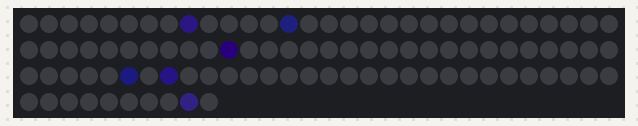
Recording of a sketch running on a simulated Arduino Uno, built with avr-gcc and run on an emulated ATmega328P. Parts: 100 RGB LEDs in strip order, left to right, continuing on the next row. Dim RGB values are drawn brighter than linear; random numbers use the default seed unless the sketch sets one; EEPROM starts erased; what the sketch prints to the serial monitor is not drawn.

Above: at 0.69 s.
At 5.42 s:
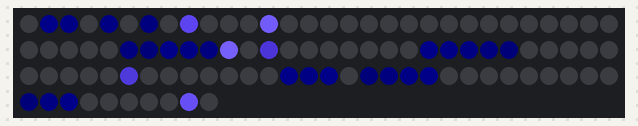
At 10.13 s:
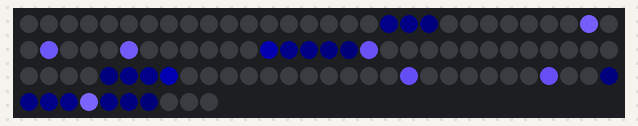
At 19.32 s:
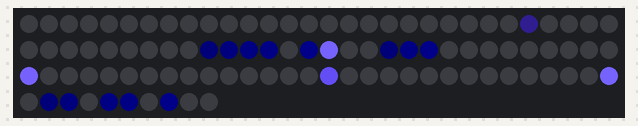
At 29.48 s:
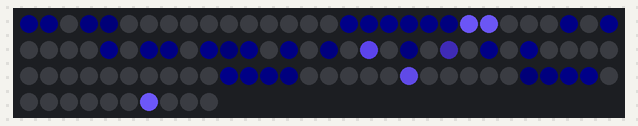
At 39.33 s:
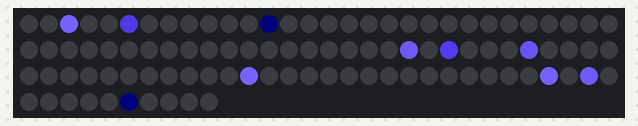

The sketch:

MashedPixels.ino
```cpp
#include "FastSPI_LED2.h"
#include <Wire.h>
#include <EEPROM.h>

//#define USE_MATHIEUMODE
//#define USE_EIFFELMODE
//#define USE_ANTSMODE
//#define USE_CALIBRATEMODE
//#define USE_TRADITIONALMODE
//#define USE_REDWAVEMODE
//#define USE_VIDEOMODE
#define USE_ICECRYSTALSMODE


//Customize here
#define DATA_PIN 2
#define BUTTON_PIN 3
#define NUM_LEDS 100

#define USE_RESET_AS_BUTTON
#define SERIAL_DEBUG


#ifdef SERIAL_DEBUG
#define MODE_EXPORT_MNAME
#endif

#ifdef USE_MATHIEUMODE
#include "MathieuMode.h"
#endif
#ifdef USE_EIFFELMODE
#include "EiffelMode.h"
#endif
#ifdef USE_ANTSMODE
#include "AntsMode.h"
#endif
#ifdef USE_CALIBRATEMODE
#include "CalibrateMode.h"
#endif
#ifdef USE_TRADITIONALMODE
#include "TraditionalMode.h"
#endif
#ifdef USE_REDWAVEMODE
#include "RedWaveMode.h"
#endif
#ifdef USE_ICECRYSTALSMODE
#include "IceCrystalsMode.h"
#endif


#ifdef USE_VIDEOMODE
#define FRAME_TIME 67 //milliseconds per frame
#define BITS_PER_PIXELS 24 //Bits per pixels
#define BITS_PER_PIXELS_24 //Bits per pixels
#define FRAMES_COUNT 301 //frames
#define SD_DATA
#endif

#define DATA_SIZE 300
byte *data;
//char files[13][13];

//Menu modes
enum mode_display {
#ifdef USE_MATHIEUMODE
  MODE_DISPLAY_MATHIEU,
#endif
#ifdef USE_EIFFELMODE
  MODE_DISPLAY_EIFFEL,
#endif
#ifdef USE_ANTSMODE
  MODE_DISPLAY_ANTS,
#endif
#ifdef USE_CALIBRATEMODE
  MODE_DISPLAY_CALIBRATE,
#endif
#ifdef USE_TRADITIONALMODE
  MODE_DISPLAY_TRADITIONAL,
#endif
#ifdef USE_REDWAVEMODE
  MODE_DISPLAY_REDWAVE,
#endif
#ifdef USE_VIDEOMODE
  MODE_DISPLAY_VIDEO,
#endif
#ifdef USE_ICECRYSTALSMODE
  MODE_DISPLAY_ICECRYSTALS,
#endif
};

#ifdef USE_VIDEOMODE
#ifdef SD_DATA
#include <SdFat.h>
#include <SdFatUtil.h>

// SD chip select pin
const uint8_t chipSelect = 4;
SdFat sd;
SdFile file;
char videofile[13];

//#define error(s) sd.errorHalt_P(PSTR(s))
#define error(s) void(s)
#endif
#endif
CRGB leds[NUM_LEDS+1];
unsigned long lastFrame = 0;
unsigned long startTime = 0;
boolean fr_count;
byte MAX_MODE = 0;
#ifdef USE_MATHIEUMODE
MathieuMode mat = MathieuMode( NUM_LEDS);
#endif
#ifdef USE_EIFFELMODE
EiffelMode ef = EiffelMode(false, NUM_LEDS);
#endif
#ifdef USE_ANTSMODE
AntsMode ant = AntsMode(true, NUM_LEDS);
#endif
#ifdef USE_CALIBRATEMODE
CalibrateMode cal = CalibrateMode(NUM_LEDS);
#endif
#ifdef USE_TRADITIONALMODE
TraditionalMode trad = TraditionalMode( NUM_LEDS);
#endif
#ifdef USE_REDWAVEMODE
RedWaveMode rw = RedWaveMode(NUM_LEDS);
#endif
#ifdef USE_ICECRYSTALSMODE
IceCrystalsMode ice = IceCrystalsMode(NUM_LEDS);
#endif

enum mode_display mode;
boolean file_initialized = false;


void setup(){
  delay(500);
  Serial.begin(9600);
  data = (byte *)malloc(DATA_SIZE);
  Serial.println("init FastLED");
  // Uncomment one of the following lines for your leds arrangement.
  // FastLED.addLeds<TM1803, DATA_PIN, RGB>(leds, NUM_LEDS);
  // FastLED.addLeds<TM1804, DATA_PIN, RGB>(leds, NUM_LEDS);
  // FastLED.addLeds<TM1809, DATA_PIN, RGB>(leds, NUM_LEDS);
  FastLED.addLeds<NEOPIXEL, DATA_PIN, RGB>(leds, NUM_LEDS);
  // FastLED.addLeds<WS2812, DATA_PIN, RGB>(leds, NUM_LEDS);
  // FastLED.addLeds<WS2812B, DATA_PIN, RGB>(leds, NUM_LEDS);
  // FastLED.addLeds<UCS1903, DATA_PIN, RGB>(leds, NUM_LEDS);
  // FastLED.addLeds<WS2811, DATA_PIN, GRB>(leds, NUM_LEDS);
  // FastLED.addLeds<WS2801, RGB>(leds, NUM_LEDS);
  // FastLED.addLeds<SM16716, RGB>(leds, NUM_LEDS);
  // FastLED.addLeds<LPD8806, RGB>(leds, NUM_LEDS);

  // FastLED.addLeds<WS2801, DATA_PIN, CLOCK_PIN, RGB>(leds, NUM_LEDS);
  // FastLED.addLeds<SM16716, DATA_PIN, CLOCK_PIN, RGB>(leds, NUM_LEDS);
  // FastLED.addLeds<LPD8806, DATA_PIN, CLOCK_PIN, RGB>(leds, NUM_LEDS);

  // delay(1000);
#ifndef USE_RESET_AS_BUTTON
  pinMode(BUTTON_PIN,INPUT);
#endif
#ifdef USE_MATHIEUMODE
  Serial.println("Init mat");
  MAX_MODE++;
  mat.init();
#endif
#ifdef USE_EIFFELMODE
  Serial.println("Init ef");
  MAX_MODE++;
  ef.init();
#endif
#ifdef USE_ANTSMODE
  Serial.println("Init ant");
  MAX_MODE++;
  ant.init();
#endif
#ifdef USE_CALIBRATEMODE
  Serial.println("Init cal");
  MAX_MODE++;
  cal.init();
#endif
#ifdef USE_TRADITIONALMODE
  Serial.println("Init trad");
  MAX_MODE++;
  trad.init();
#endif
#ifdef USE_REDWAVEMODE
  Serial.println("Init rw");
  MAX_MODE++;
  rw.init();
#endif
#ifdef USE_ICECRYSTALSMODE
  Serial.println("Init ice");
  MAX_MODE++;
  ice.init();
#endif
#ifdef USE_VIDEOMODE
  MAX_MODE++;
#endif
mode = (mode_display)EEPROM.read(0);
#ifdef USE_RESET_AS_BUTTON
mode = (mode_display)((int)mode+1);

if (mode>=MAX_MODE){
  mode = (mode_display)0;
}
EEPROM.write(0, mode);
#endif
if (mode>=MAX_MODE){
  mode = (mode_display)0;
}
#ifndef USE_RESET_AS_BUTTON
  Serial.println("Light test");

  for(int whiteLed = 0; whiteLed < NUM_LEDS; whiteLed = whiteLed + 1) {
    leds[whiteLed].r = 0;
    leds[whiteLed].g = 255;
    leds[whiteLed].b = 0;
  }
  FastLED.show();
  delay(300);
  for(int whiteLed = 0; whiteLed < NUM_LEDS; whiteLed = whiteLed + 1) {
    leds[whiteLed].r = 255;
    leds[whiteLed].g = 0;
    leds[whiteLed].b = 0;
  }
  FastLED.show();
  delay(300);
  for(int whiteLed = 0; whiteLed < NUM_LEDS; whiteLed = whiteLed + 1) {
    leds[whiteLed].r = 0;
    leds[whiteLed].g = 0;
    leds[whiteLed].b = 255;
  }
  FastLED.show();
  delay(300);
  for(int whiteLed = 0; whiteLed < NUM_LEDS; whiteLed = whiteLed + 1) {
    leds[whiteLed].r = 255;
    leds[whiteLed].g = 0;
    leds[whiteLed].b = 255;
  }
  FastLED.show();
  delay(300);

    for(int whiteLed = 0; whiteLed < NUM_LEDS; whiteLed = whiteLed + 1) {
    leds[whiteLed].r = 0;
    leds[whiteLed].g = 255;
    leds[whiteLed].b = 255;
  }
  FastLED.show();
  delay(300);
  for(int whiteLed = 0; whiteLed < NUM_LEDS; whiteLed = whiteLed + 1) {
    leds[whiteLed].r = 255;
    leds[whiteLed].g = 130;
    leds[whiteLed].b = 0;
  }
  FastLED.show();
  delay(300);
  for(int whiteLed = 0; whiteLed < NUM_LEDS; whiteLed = whiteLed + 1) {
    leds[whiteLed].r = 0;
    leds[whiteLed].g = 0;
    leds[whiteLed].b = 0;
  }
  FastLED.show();
  delay(300);
  Serial.println("Light test ok");
#endif
#ifdef USE_VIDEOMODE
  Serial.println("init SD");
  initMenu();
#endif
  Serial.println("done");

}

void loop(){
#ifndef USE_RESET_AS_BUTTON
  if ( digitalRead(BUTTON_PIN) == LOW) {
    Serial.print(MAX_MODE);
    Serial.print(" ");
    Serial.print(mode);
    Serial.print("/");
    mode_display oldmode = mode;
    mode = (mode_display)(((int)mode+1)%MAX_MODE);
    Serial.println(mode);
    EEPROM.write(0, mode);
    switch(mode){
#ifdef USE_MATHIEUMODE
    case MODE_DISPLAY_MATHIEU:
      mat.init();
      break;
#endif
#ifdef USE_CALIBRATEMODE
    case MODE_DISPLAY_CALIBRATE:
      cal.init();
      break;
#endif
#ifdef USE_TRADITIONALMODE
    case MODE_DISPLAY_TRADITIONAL:
      trad.init();
      break;
#endif
#ifdef USE_ANTSMODE
    case MODE_DISPLAY_ANTS:
      ant.init();
      break;
#endif
#ifdef USE_EIFFELMODE
    case MODE_DISPLAY_EIFFEL:
      ef.init();
      break;
#endif
#ifdef USE_REDWAVEMODE
    case MODE_DISPLAY_REDWAVE:
      rw.init();
      break;
#endif
#ifdef USE_VIDEOMODE
    case MODE_DISPLAY_VIDEO:
      initDisplayVideo();
      break;
#endif
#ifdef USE_ICECRYSTALSMODE
    case MODE_DISPLAY_ICECRYSTALS:
      ice.init();
      break;
#endif
    }

    delay(1000);
  if ( digitalRead(BUTTON_PIN) == LOW) {
    mode = oldmode;
    EEPROM.write(0, mode);
      for(int a=0;a<255;a++){
         for(int whiteLed = 0; whiteLed < NUM_LEDS; whiteLed = whiteLed + 1) {
          leds[whiteLed].r = 255-a;
          leds[whiteLed].g = 255-a;
          leds[whiteLed].b = 255-a;
        }
        FastLED.show();
      }
    while(digitalRead(BUTTON_PIN) == LOW){
      delay(100);
    }
    while(digitalRead(BUTTON_PIN) != LOW){
      delay(100);
    }

      for(int a=255;a>0;a--){
         for(int whiteLed = 0; whiteLed < NUM_LEDS; whiteLed = whiteLed + 1) {
          leds[whiteLed].r = 255-a;
          leds[whiteLed].g = 255-a;
          leds[whiteLed].b = 255-a;
        }
        FastLED.show();
      }
  }
    }
#endif
  switch(mode){
#ifdef USE_MATHIEUMODE
  case MODE_DISPLAY_MATHIEU:
    mat.loop(leds);
    FastLED.show();
    break;
#endif
#ifdef USE_CALIBRATEMODE
  case MODE_DISPLAY_CALIBRATE:
    cal.loop(leds);
    FastLED.show();
    break;
#endif
#ifdef USE_TRADITIONALMODE
  case MODE_DISPLAY_TRADITIONAL:
    trad.loop(leds);
    FastLED.show();
    break;
#endif
#ifdef USE_ANTSMODE
  case MODE_DISPLAY_ANTS:
    ant.loop(leds);
    FastLED.show();
    break;
#endif
#ifdef USE_EIFFELMODE
  case MODE_DISPLAY_EIFFEL:
    ef.loop(leds);
    FastLED.show();
    break;
#endif
#ifdef USE_REDWAVEMODE
  case MODE_DISPLAY_REDWAVE:
    rw.loop(leds);
    FastLED.show();
    break;
#endif
#ifdef USE_VIDEOMODE
  case MODE_DISPLAY_VIDEO:
    if(file_initialized) loopDisplayVideo();
    break;
#endif
#ifdef USE_ICECRYSTALSMODE
  case MODE_DISPLAY_ICECRYSTALS:
    ice.loop(leds);
    FastLED.show();
    break;
#endif
  }
}

#ifdef USE_VIDEOMODE
void initMenu(){

  if (!sd.begin(chipSelect, SPI_FULL_SPEED)) sd.initErrorHalt();
  SdFile file;
  sd.chdir("/",true);
  uint16_t count = 0;
  Serial.println("listing files");
  while (file.openNext(sd.vwd(),O_READ)&& count<10)
  {
    Serial.print("File ");
    Serial.print(count);
    Serial.print(" : ");
    file.getFilename(videofile);
    Serial.println(videofile);//files[count]);
    count++;
  }
  file.close();
  file_initialized = true;
}


void initDisplayVideo(){
  Serial.println("initDisplayVideo");

  if(!file_initialized){
    Serial.println("videofile not initialized");
    return;
  }
  else {
    Serial.println(videofile);
    //startTime = millis();

#ifdef SD_DATA
    /*if (!sd.begin(chipSelect, SPI_FULL_SPEED)) sd.initErrorHalt();
     if (!file.open("TEST.DAT", O_RDONLY)) {
     error("open failed");
     }
     if (file.read(data, DATA_SIZE) != DATA_SIZE) {
     error("read failed");
     }*/
#endif
  }
}
void loopDisplayVideo(){
  Serial.println("frame");

}
#endif
```

AntsMode.cpp
```cpp
#include "AntsMode.h"


#ifdef MODE_EXPORT_NAME
const char *AntsMode::name = "Ants";
#endif

AntsMode::AntsMode(boolean pBounces, int pCount){
  count = pCount;
  bounces = pBounces;
}
void AntsMode::init(){
  for (int a=0;a<ANTS_COUNT;a++){
    ants[a].position = random(10,1000)/1000.0f;
    ants[a].speed = random(10,500)/100000.0f;
    ants[a].direction = random(0,1000)>500;
  }
}
void AntsMode::loop(CRGB *leds){
   CRGB color;
   color.setRGB(random(0,255),random(0,255),random(0,255));
   for(int whiteLed = 0; whiteLed < count; whiteLed = whiteLed + 1) {
      // Turn our current led on to white, then show the leds
      leds[whiteLed].g = constrain(9.8*leds[whiteLed].g/10.0-1, 0, 255);
      leds[whiteLed].r = constrain(9.8*leds[whiteLed].r/10.0-1, 0, 255);
      leds[whiteLed].b = constrain(9.8*leds[whiteLed].b/10.0-1, 0, 255);
   }
  for (int a=0;a<ANTS_COUNT;a++){
    ants[a].position += ants[a].speed*(ants[a].direction?1:-1);
    if(ants[a].position>1 || ants[a].position<0){
      if(bounces){
        ants[a].direction = !ants[a].direction;
      } else if(ants[a].position>1){
        ants[a].position = ants[a].position-1;
      } else {
        ants[a].position = 1+ants[a].position;
      }
    }
    CRGB *led = &leds[round(ants[a].position*count)];
    led->r = constrain(led->r+10, 0,255);
    led->b = constrain(led->b+2, 0,255);
    led->g = constrain(led->g+5, 0,255);
  }
}
```

AntsMode.h
```cpp
#include <Arduino.h>
#include "FastSPI_LED2.h"

#define ANTS_COUNT 8
struct ant_data{
  double position;
  double speed;
  boolean direction;
};

class AntsMode{
  private:
    boolean bounces;
    int count;
    ant_data ants[ANTS_COUNT];
  public:
    AntsMode(boolean pBounces, int pCount);
    void loop(CRGB *leds);
    void init();
#ifdef MODE_EXPORT_NAME
    static const char *name;
#endif
};
```

CalibrateMode.cpp
```cpp
#include "CalibrateMode.h"


CalibrateMode::CalibrateMode(int pCount){
  count = pCount;
}
void CalibrateMode::init(){

   led=-100;
   start = millis();
}
void CalibrateMode::loop(CRGB *leds){
          Serial.println(led);
         if(led==-100){
          start = millis();
          for (int a=0;a<count;a++){
            CRGB *led = &leds[a];
            led->r =0;
            led->g =0;
            led->b =0;
          }
         }
         if(led>=0 && led<count){
           leds[led].r = 0;
           leds[led].g = 0;
           leds[led].b = 0;
         }
         led = floor((millis()-start)/160)-4;
         Serial.println(led);
         if(led>=0 && led<count){
           switch(led%3){
             case(0):
               leds[led].r = 0;
               leds[led].g = 255;
               leds[led].b = 255;
               break;
             case(1):
               leds[led].r = 255;
               leds[led].g = 0;
               leds[led].b = 255;
               break;
             case(2):
               leds[led].r = 255;
               leds[led].g = 255;
               leds[led].b = 0;
               break;
             default:
               leds[led].r = 255;
               leds[led].g = 255;
               leds[led].b = 255;
               break;

           }
         }

}
```

CalibrateMode.h
```cpp
#include <Arduino.h>
#include "FastSPI_LED2.h"

class CalibrateMode{
  private:
    int count;
    int led;
    int start;
  public:
    CalibrateMode(int pCount);
    void loop(CRGB *leds);
    void init();
};
```

EiffelMode.cpp
```cpp
#include "EiffelMode.h"
EiffelMode::EiffelMode(boolean pRedSparks, int pCount){
  count = pCount;
  redSparks = pRedSparks;
}
void EiffelMode::init(){
}
void EiffelMode::loop(CRGB *leds){
   CRGB color;
   color.setRGB(random(0,255),random(0,255),random(0,255));
   for(int whiteLed = 0; whiteLed < count; whiteLed = whiteLed + 1) {
      // Turn our current led on to white, then show the leds
      leds[whiteLed].g = constrain(4*leds[whiteLed].g/5-1, 0, 255);
      leds[whiteLed].r = constrain(4*leds[whiteLed].r/5-1, 0, 255);
      leds[whiteLed].b = constrain(4*leds[whiteLed].b/5-1, 0, 255);
      if(random(0,1000)>990){
        if(random(0,1000)>900 && redSparks){
          leds[whiteLed].g = 255;
          leds[whiteLed].r = 10+random(0,10);
           leds[whiteLed].b =leds[whiteLed].r;
        } else {
          leds[whiteLed].g = 200;
          leds[whiteLed].r = 190+random(0,10);
           leds[whiteLed].b = 20+random(0,60);
        }
      }
   }
}
```

EiffelMode.h
```cpp
#include <Arduino.h>
#include "FastSPI_LED2.h"

class EiffelMode
{
  private:
    int count;
    boolean redSparks;
  public:
    EiffelMode(boolean pRedSparks, int pCount);
    void loop(CRGB *leds);
    void init();
};
```

IceCrystalsMode.cpp
```cpp
#include "IceCrystalsMode.h"


#ifdef MODE_EXPORT_NAME
const char *IceCrystalsMode::name = "IceCrystals";
#endif

IceCrystalsMode::IceCrystalsMode( int pCount){
  count = pCount;
}
void IceCrystalsMode::init(){
  for (int a=0;a<ICE_COUNT;a++){
    initializeIce(a);
    if(random(0,100)>60){
      ice[a].state = ICE_SLEEPING;
      ice[a].wakeupTime = millis()+random(1000,2000);
    }
  }
}
void IceCrystalsMode::initializeIce(int  a){
  ice[a].position = random(10,1000)/1000.0f;
  ice[a].growingSpeed = millis()+random(500,1200);
  ice[a].flickeringDuration = ice[a].growingSpeed+random(2000,5000);
  ice[a].explodingDuration = ice[a].flickeringDuration+random(600,1800);
  ice[a].explodingSpeed = random(10,1000)/1000000.0f;
  ice[a].wakeupTime = ice[a].explodingDuration+random(200,400);
  ice[a].state = ICE_GROWING;
  ice[a].start = millis();
}
void IceCrystalsMode::loop(CRGB *leds){
  CRGB color;
  color.setRGB(random(0,255),random(0,255),random(0,255));
  for(int whiteLed = 0; whiteLed < count; whiteLed = whiteLed + 1) {
    leds[whiteLed].g = constrain(9.8*leds[whiteLed].g/10.0-1, 0, 255);
    leds[whiteLed].r = constrain(9.8*leds[whiteLed].r/10.0-1, 0, 255);
    leds[whiteLed].b = constrain(9.8*leds[whiteLed].b/10.0-1, 0, 255);
  }
  for (int a=0;a<ICE_COUNT;a++){
    CRGB *led = &leds[round(ice[a].position*count)];
    CRGB *ledr;
    CRGB *ledl;
    int r, l;
    double npr, npl;
    byte flicker = random(10,50);
    switch(ice[a].state){
      case ICE_GROWING:
        led->g = ((millis()-ice[a].start)*50)/(ice[a].growingSpeed-ice[a].start);
        led->r = ((millis()-ice[a].start)*70)/(ice[a].growingSpeed-ice[a].start);
        led->b = ((millis()-ice[a].start)*200)/(ice[a].growingSpeed-ice[a].start);
        if (millis()>ice[a].growingSpeed){
          ice[a].state = ICE_FLICKERING;
        }
        break;
      case ICE_FLICKERING:
        led->g = flicker+50;
        led->r = flicker+70;
        led->b = flicker+200;
        if (millis()>ice[a].flickeringDuration){
          ice[a].state = ICE_EXPLODING;
        }
        break;
      case ICE_EXPLODING:

        //led->b = 100-((millis()-ice[a].flickeringDuration)*100)/(ice[a].explodingDuration/10-ice[a].flickeringDuration);
        //led->r = 100-((millis()-ice[a].flickeringDuration)*100)/(ice[a].explodingDuration/10-ice[a].flickeringDuration);
        //led->g = 100-((millis()-ice[a].flickeringDuration)*100)/(ice[a].explodingDuration/10-ice[a].flickeringDuration);
        npr = ice[a].position+(ice[a].explodingSpeed*(millis()-ice[a].flickeringDuration));
        npl = ice[a].position-(ice[a].explodingSpeed*(millis()-ice[a].flickeringDuration));
        r = round(npr*count);
        l = round(npl*count);
        if(r>=0 && r<count){
          ledr = &leds[r];
          ledr->g = 0;
          ledr->r = 0;
          ledr->b = 10;
        }
        if(l>=0 && l<count){
          ledl = &leds[l];
          ledl->g = 0;
          ledl->r = 0;
          ledl->b = 10;
        }
        if (millis()>ice[a].explodingDuration){
          ice[a].state = ICE_SLEEPING;
        }
        break;
      case ICE_SLEEPING:
        if (millis()>ice[a].wakeupTime){
          initializeIce(a);
        }
        break;
    }
  }
}
```

IceCrystalsMode.h
```cpp
#include <Arduino.h>
#include "FastSPI_LED2.h"

#define ICE_COUNT 10

enum ice_state {
  ICE_GROWING,
  ICE_FLICKERING,
  ICE_EXPLODING,
  ICE_SLEEPING
};

struct ice_data{
  double position;
  unsigned long start;
  unsigned long growingSpeed;
  unsigned long flickeringDuration;
  unsigned long explodingDuration;
  unsigned long wakeupTime;
  double explodingSpeed;
  ice_state state;
};

class IceCrystalsMode{
  private:
    int count;
    ice_data ice[ICE_COUNT];
    void initializeIce(int a);
  public:
    IceCrystalsMode(int pCount);
    void loop(CRGB *leds);
    void init();
#ifdef MODE_EXPORT_NAME
    static const char *name;
#endif
};
```

Source omitted: MathieuMode.cpp (273 bytes), MathieuMode.h (181 bytes), RedWaveMode.cpp (755 bytes), RedWaveMode.h (180 bytes), TraditionalMode.cpp (676 bytes), TraditionalMode.h (192 bytes)
